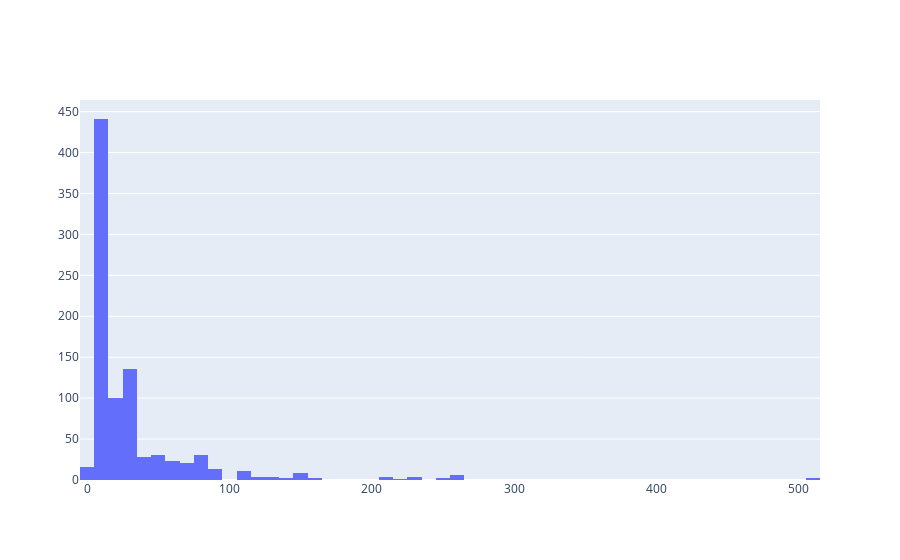

Notebook cell for this chart:
### Code cell
fig=go.Figure()
fig.add_trace(go.Histogram(x=titanic.fare))

### Figure 1 — Plotly figure (JSON) as saved in the notebook; plotly's stock layout.template omitted (floating-point values rounded to 4 significant figures; data arrays with more than 128 entries replaced by an {"elided": "..."} marker saying what was removed)
{"data": [{"type": "histogram", "x": {"elided": "891 float values"}}], "layout": {}}
